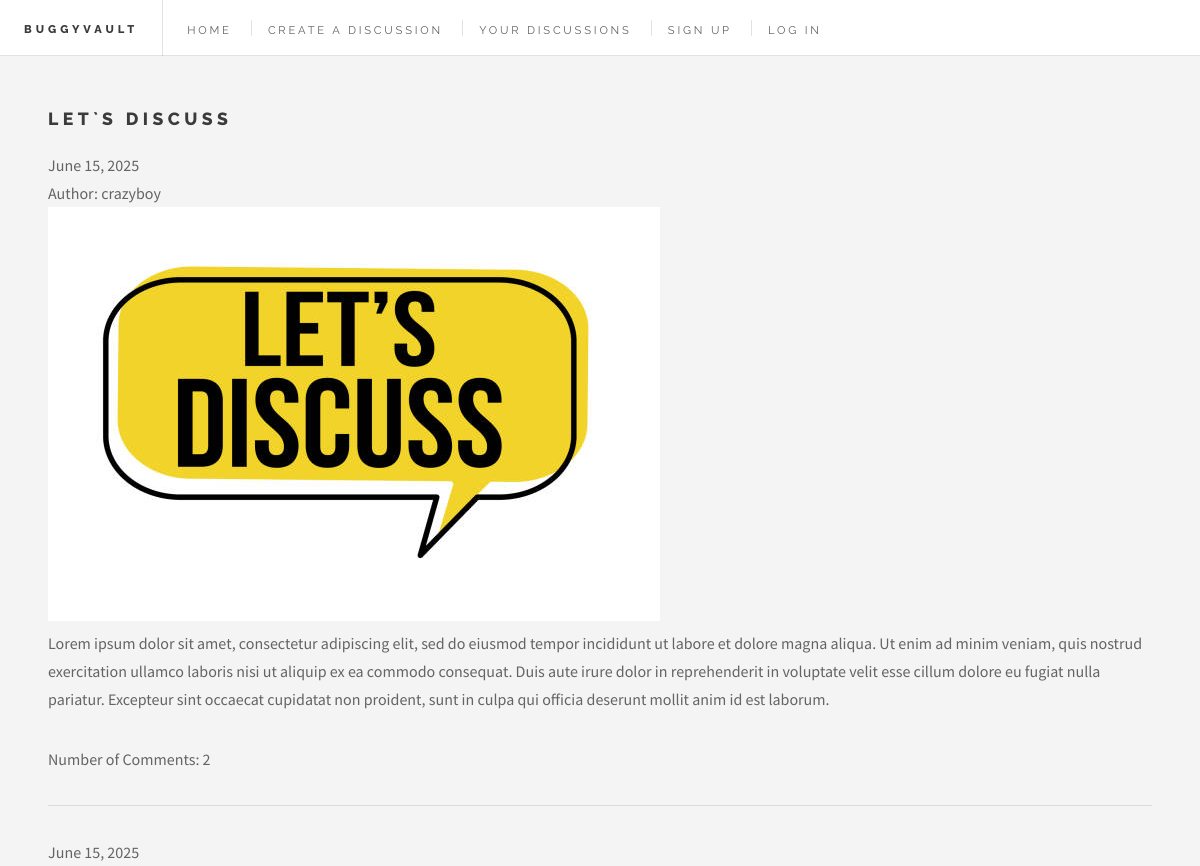
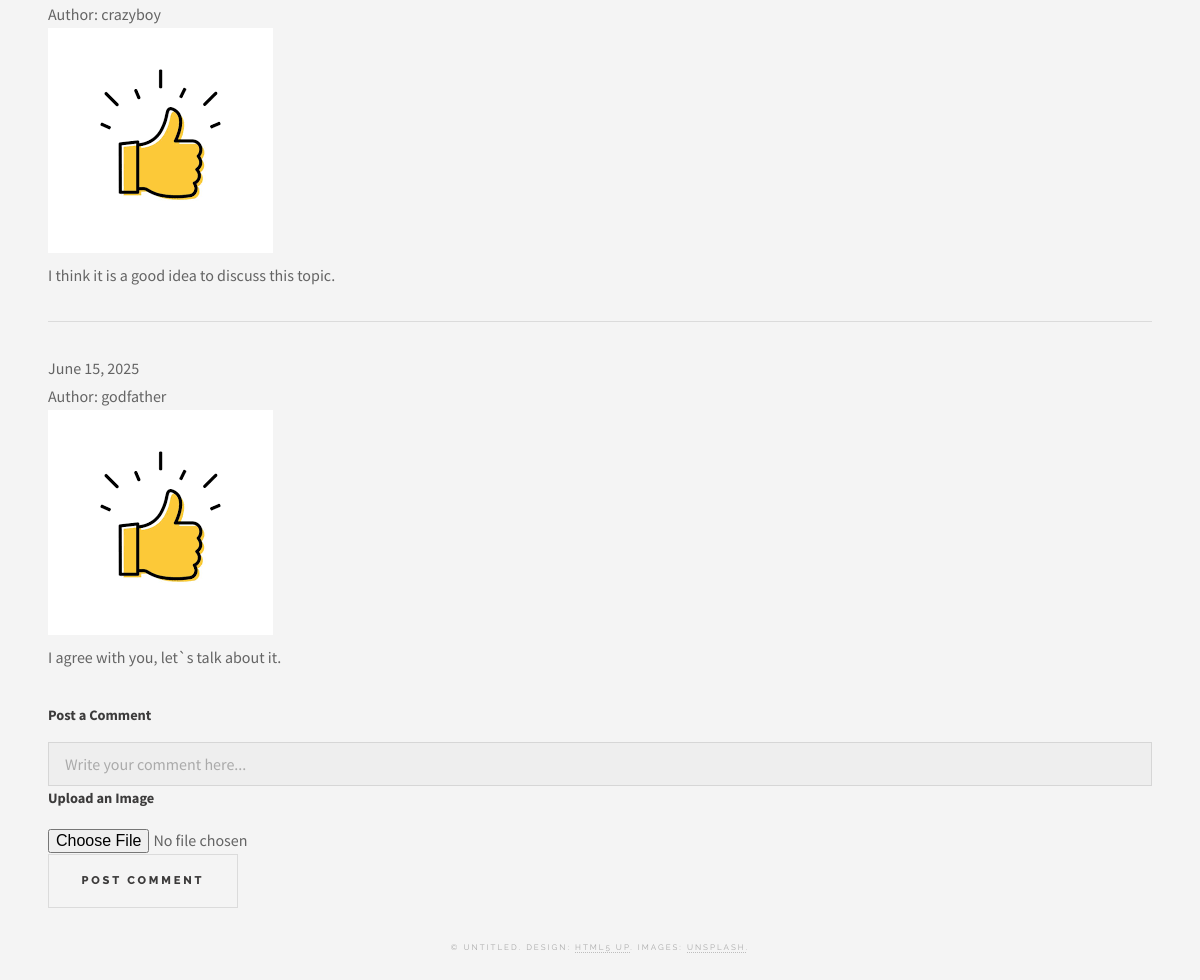
Page /single.php?id=1 on the committed database (2 pictures, top to bottom).
### tables this page shows
CREATE TABLE IF NOT EXISTS `discussions` (
  `id` INT NOT NULL AUTO_INCREMENT,
  `title` VARCHAR(255) NOT NULL,
  `content` TEXT NOT NULL,
  `image_path` VARCHAR(255) DEFAULT NULL,
  `created_at` DATETIME NOT NULL DEFAULT CURRENT_TIMESTAMP,
  `last_updated_at` DATETIME NOT NULL DEFAULT CURRENT_TIMESTAMP,
  `post_count` INT NOT NULL DEFAULT 0,
  `user_id` INT NOT NULL,
  PRIMARY KEY (`id`),
  INDEX `fk_discussions_users_idx` (`user_id` ASC),
  CONSTRAINT `fk_discussions_users`
    FOREIGN KEY (`user_id`)
    REFERENCES `users` (`id`)
    ON DELETE CASCADE
);

CREATE TABLE IF NOT EXISTS `users` (
  `id` INT NOT NULL AUTO_INCREMENT,
  `username` VARCHAR(50) NOT NULL,
  `password` VARCHAR(255) NOT NULL,
  `email` VARCHAR(100) NOT NULL,
  `role` ENUM('guest', 'moderator') NOT NULL DEFAULT 'guest',
  PRIMARY KEY (`id`),
  UNIQUE INDEX `username_UNIQUE` (`username` ASC),
  UNIQUE INDEX `email_UNIQUE` (`email` ASC)
);

CREATE TABLE IF NOT EXISTS `posts` (
  `id` INT NOT NULL AUTO_INCREMENT,
  `content` TEXT NOT NULL,
  `image_path` VARCHAR(255) DEFAULT NULL,
  `created_at` DATETIME NOT NULL DEFAULT CURRENT_TIMESTAMP,
  `last_updated_at` DATETIME NOT NULL DEFAULT CURRENT_TIMESTAMP,
  `discussion_id` INT NOT NULL,
  `user_id` INT NOT NULL,
  PRIMARY KEY (`id`),
  INDEX `fk_posts_discussions_idx` (`discussion_id` ASC),
  INDEX `fk_posts_users_idx` (`user_id` ASC),
  CONSTRAINT `fk_posts_discussions`
    FOREIGN KEY (`discussion_id`)
    REFERENCES `discussions` (`id`)
    ON DELETE CASCADE,
  CONSTRAINT `fk_posts_users`
    FOREIGN KEY (`user_id`)
    REFERENCES `users` (`id`)
    ON DELETE CASCADE
);

### single.php (the view, shortened to what this page needs)
<?php
	include("config/db.php");
    $isloggedin = isset($_SESSION['user_id']);
	$disc_id = $_GET['id'];
?>
<!DOCTYPE HTML>
<html>
	<head>
		<link rel="stylesheet" href="assets/css/main.css" />
	</head>
	<body class="single is-preload">
			<div id="wrapper">
					<header id="header">
						<h1><a href="index.php">BuggyVault</a></h1>
						<nav class="links">
							<ul>
								<li><a href="index.php">Home</a></li>
                                <li><a href="create_discussion.php">Create a Discussion</a></li>
								<li><a href="your_discussions.php">Your Discussions</a></li>
                                <?php if ($isloggedin): ?>
                                    <li><a href="logout.php">Log Out</a></li>
                                <?php else: ?>
                                    <li><a href="register.php">Sign Up</a></li>
                                    <li><a href="login.php">Log in</a></li>
                                <?php endif ?>
							</ul>
						</nav>
					</header>
					<div id="main">
						<?php
							$sql = "SELECT * FROM discussions WHERE id = $disc_id";
							$sql2 = "SELECT * FROM posts WHERE discussion_id = $disc_id ORDER BY created_at ASC";
							$disc_result = mysqli_query($conn, $sql);
							$post_result = mysqli_query($conn, $sql2);
							if (mysqli_num_rows($disc_result) > 0) {
								while ($row = mysqli_fetch_assoc($disc_result)) {
									echo '<article>';
									echo '<header>';
									echo '<div class="title">';
									echo '<h2>' . htmlspecialchars($row['title']) . '</h2>';
									echo '</div>';
									echo '<div class="meta">';
									echo '<time class="published" datetime="' . $row['created_at'] . '">' . date('F j, Y', strtotime($row['created_at'])) . '</time>';
									$name = mysqli_fetch_assoc(mysqli_query($conn, "SELECT username FROM users WHERE id = " . $row['user_id']));
									echo '<br><span class="name">Author: ' . $name['username'] . '</span>';
									echo '</div>';
									echo '</header>';
									echo '<img src="' . $row['image_path'] . '" alt=""/>';
									echo '<p>' . htmlspecialchars($row['content']) . '</p>';
									echo 'Number of Comments: ' . $row['post_count'];
									echo '<footer>';
									if (mysqli_num_rows($post_result) > 0) {
										while ($row2 = mysqli_fetch_assoc($post_result)) {
											echo '<hr>';
											echo '<article>';
											echo '<header>';
											echo '<div class="meta">';
											echo '<time class="published" datetime="' . $row2['created_at'] . '">' . date('F j, Y', strtotime($row2['created_at'])) . '</time>';
											$name = mysqli_fetch_assoc(mysqli_query($conn, "SELECT username FROM users WHERE id = " . $row2['user_id']));
											echo '<br><span class="name">Author: ' . $name['username'] . '</span>';
											echo '</div>';
											echo '</header>';
											echo '<img src="' . $row2['image_path'] . '" alt=""/>';
											echo '<p>' . htmlspecialchars($row2['content']) . '</p>';
											echo '<footer>';
											}
										}
									}
									echo '<form method="post" action="single.php?id=' . $disc_id . '" enctype="multipart/form-data">';
										echo '<div class="field half first">';
										echo '<label for="comment">Post a Comment</label>';
										echo '<input type="text" name="comment" id="comment" placeholder="Write your comment here..." required>';
										echo '<label for="comment">Upload an Image</label>';
										echo '<input type="file" name="image" id="image">';
										echo '</div>';
										echo '<button class="button large">Post Comment</button>';
									echo '</form>';
									echo '</footer>';
		 							echo '</article>';
							} else {
								echo '<script>alert("discussion not found or you need to login");window.location.href="single.php?id=$disc_id";</script>';
							}
						?>
					<section id="footer">
						<p class="copyright">&copy; Untitled. Design: <a href="http://html5up.net">HTML5 UP</a>. Images: <a href="http://unsplash.com">Unsplash</a>.</p>
					</section>
			</div>
	</body>
</html>

### rows in the picture
discussions: title "LET`S DISCUSS", created_at "June 15, 2025", user.username "crazyboy", image_path (picture), content "Lorem ipsum dolor sit amet, consectetur adipiscing elit, sed do eiusmod tempor incididunt ut labore et dolore magna aliqua. Ut enim ad minim veniam, quis nostrud exercitation ullamco laboris nisi ut aliquip ex ea commodo consequat. Duis aute irure dolor in reprehenderit in voluptate velit esse cillum dolore eu fugiat nulla pariatur. Excepteur sint occaecat cupidatat non proident, sunt in culpa qui officia deserunt mollit anim id est laborum.", post_count "2"
posts: created_at "June 15, 2025", user.username "crazyboy", image_path (picture), content "I think it is a good idea to discuss this topic."
posts: created_at "June 15, 2025", user.username "godfather", image_path (picture), content "I agree with you, let`s talk about it."
